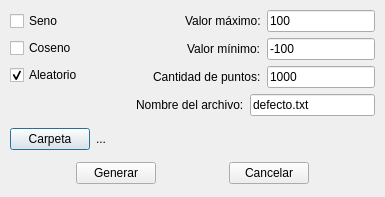
<?xml version="1.0" encoding="UTF-8"?>
<ui version="4.0">
 <class>ventanaNuevoArchivo</class>
 <widget class="QDialog" name="ventanaNuevoArchivo">
  <property name="geometry">
   <rect>
    <x>0</x>
    <y>0</y>
    <width>385</width>
    <height>197</height>
   </rect>
  </property>
  <property name="windowTitle">
   <string>Dialog</string>
  </property>
  <widget class="QWidget" name="layoutWidget">
   <property name="geometry">
    <rect>
     <x>10</x>
     <y>10</y>
     <width>365</width>
     <height>174</height>
    </rect>
   </property>
   <layout class="QVBoxLayout" name="verticalLayout_3">
    <item>
     <layout class="QHBoxLayout" name="horizontalLayout_7">
      <item>
       <layout class="QVBoxLayout" name="verticalLayout">
        <item>
         <widget class="QCheckBox" name="checkBoxSeno">
          <property name="text">
           <string>Seno</string>
          </property>
          <property name="checked">
           <bool>false</bool>
          </property>
         </widget>
        </item>
        <item>
         <widget class="QCheckBox" name="checkBoxCoseno">
          <property name="text">
           <string>Coseno</string>
          </property>
         </widget>
        </item>
        <item>
         <widget class="QCheckBox" name="checkBoxAleatorio">
          <property name="text">
           <string>Aleatorio</string>
          </property>
          <property name="checked">
           <bool>true</bool>
          </property>
         </widget>
        </item>
       </layout>
      </item>
      <item>
       <layout class="QVBoxLayout" name="verticalLayout_2">
        <item>
         <layout class="QHBoxLayout" name="horizontalLayout">
          <item>
           <spacer name="horizontalSpacer">
            <property name="orientation">
             <enum>Qt::Horizontal</enum>
            </property>
            <property name="sizeHint" stdset="0">
             <size>
              <width>40</width>
              <height>20</height>
             </size>
            </property>
           </spacer>
          </item>
          <item>
           <widget class="QLabel" name="labValorMaximo">
            <property name="text">
             <string>Valor máximo:</string>
            </property>
           </widget>
          </item>
          <item>
           <widget class="QLineEdit" name="leValorMaximo">
            <property name="text">
             <string>100</string>
            </property>
           </widget>
          </item>
         </layout>
        </item>
        <item>
         <layout class="QHBoxLayout" name="horizontalLayout_2">
          <item>
           <spacer name="horizontalSpacer_2">
            <property name="orientation">
             <enum>Qt::Horizontal</enum>
            </property>
            <property name="sizeHint" stdset="0">
             <size>
              <width>40</width>
              <height>20</height>
             </size>
            </property>
           </spacer>
          </item>
          <item>
           <widget class="QLabel" name="labValorMinimo">
            <property name="text">
             <string>Valor mínimo:</string>
            </property>
           </widget>
          </item>
          <item>
           <widget class="QLineEdit" name="leValorMinimo">
            <property name="text">
             <string>-100</string>
            </property>
           </widget>
          </item>
         </layout>
        </item>
        <item>
         <layout class="QHBoxLayout" name="horizontalLayout_3">
          <item>
           <spacer name="horizontalSpacer_3">
            <property name="orientation">
             <enum>Qt::Horizontal</enum>
            </property>
            <property name="sizeHint" stdset="0">
             <size>
              <width>40</width>
              <height>20</height>
             </size>
            </property>
           </spacer>
          </item>
          <item>
           <widget class="QLabel" name="labCantPtos">
            <property name="text">
             <string>Cantidad de puntos:</string>
            </property>
           </widget>
          </item>
          <item>
           <widget class="QLineEdit" name="leCantPtos">
            <property name="text">
             <string>1000</string>
            </property>
           </widget>
          </item>
         </layout>
        </item>
       </layout>
      </item>
     </layout>
    </item>
    <item>
     <layout class="QHBoxLayout" name="horizontalLayout_4">
      <item>
       <spacer name="horizontalSpacer_4">
        <property name="orientation">
         <enum>Qt::Horizontal</enum>
        </property>
        <property name="sizeHint" stdset="0">
         <size>
          <width>40</width>
          <height>20</height>
         </size>
        </property>
       </spacer>
      </item>
      <item>
       <widget class="QLabel" name="labNombreArchivo">
        <property name="text">
         <string>Nombre del archivo:</string>
        </property>
       </widget>
      </item>
      <item>
       <widget class="QLineEdit" name="leNombreArchivo">
        <property name="text">
         <string>defecto.txt</string>
        </property>
       </widget>
      </item>
     </layout>
    </item>
    <item>
     <layout class="QHBoxLayout" name="horizontalLayout_5">
      <item>
       <widget class="QPushButton" name="btnCarpeta">
        <property name="text">
         <string>Carpeta</string>
        </property>
       </widget>
      </item>
      <item>
       <widget class="QLabel" name="labCarpeta">
        <property name="text">
         <string>...</string>
        </property>
       </widget>
      </item>
      <item>
       <spacer name="horizontalSpacer_6">
        <property name="orientation">
         <enum>Qt::Horizontal</enum>
        </property>
        <property name="sizeHint" stdset="0">
         <size>
          <width>40</width>
          <height>20</height>
         </size>
        </property>
       </spacer>
      </item>
     </layout>
    </item>
    <item>
     <layout class="QHBoxLayout" name="horizontalLayout_6">
      <item>
       <spacer name="horizontalSpacer_7">
        <property name="orientation">
         <enum>Qt::Horizontal</enum>
        </property>
        <property name="sizeHint" stdset="0">
         <size>
          <width>40</width>
          <height>20</height>
         </size>
        </property>
       </spacer>
      </item>
      <item>
       <widget class="QPushButton" name="btnGenerar">
        <property name="text">
         <string>Generar</string>
        </property>
       </widget>
      </item>
      <item>
       <spacer name="horizontalSpacer_5">
        <property name="orientation">
         <enum>Qt::Horizontal</enum>
        </property>
        <property name="sizeHint" stdset="0">
         <size>
          <width>40</width>
          <height>20</height>
         </size>
        </property>
       </spacer>
      </item>
      <item>
       <widget class="QPushButton" name="btnCancelar">
        <property name="text">
         <string>Cancelar</string>
        </property>
       </widget>
      </item>
      <item>
       <spacer name="horizontalSpacer_8">
        <property name="orientation">
         <enum>Qt::Horizontal</enum>
        </property>
        <property name="sizeHint" stdset="0">
         <size>
          <width>40</width>
          <height>20</height>
         </size>
        </property>
       </spacer>
      </item>
     </layout>
    </item>
   </layout>
  </widget>
 </widget>
 <resources/>
 <connections/>
</ui>
